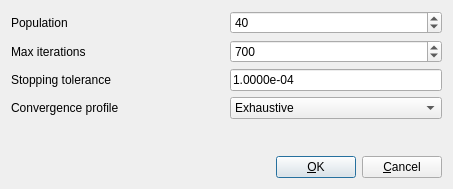
<?xml version="1.0" encoding="UTF-8"?>
<ui version="4.0">
 <class>Dialog</class>
 <widget class="QDialog" name="Dialog">
  <property name="geometry">
   <rect>
    <x>0</x>
    <y>0</y>
    <width>453</width>
    <height>189</height>
   </rect>
  </property>
  <property name="windowTitle">
   <string>Particle swarm settings</string>
  </property>
  <layout class="QVBoxLayout" name="verticalLayout">
   <item>
    <layout class="QGridLayout" name="gridLayout">
     <item row="0" column="0">
      <widget class="QLabel" name="label">
       <property name="toolTip">
        <string>&lt;html&gt;&lt;head/&gt;&lt;body&gt;&lt;p&gt;Number of candidate designs, or particles, in swarm&lt;/p&gt;&lt;/body&gt;&lt;/html&gt;</string>
       </property>
       <property name="text">
        <string>Population</string>
       </property>
      </widget>
     </item>
     <item row="0" column="1">
      <widget class="QSpinBox" name="populationBox">
       <property name="minimum">
        <number>1</number>
       </property>
       <property name="maximum">
        <number>1000</number>
       </property>
       <property name="value">
        <number>40</number>
       </property>
      </widget>
     </item>
     <item row="1" column="0">
      <widget class="QLabel" name="label_3">
       <property name="toolTip">
        <string>&lt;html&gt;&lt;head/&gt;&lt;body&gt;&lt;p&gt;Max number of iterations before stopping the optimization&lt;/p&gt;&lt;/body&gt;&lt;/html&gt;</string>
       </property>
       <property name="text">
        <string>Max iterations</string>
       </property>
      </widget>
     </item>
     <item row="1" column="1">
      <widget class="QSpinBox" name="maxIterationsBox">
       <property name="minimum">
        <number>0</number>
       </property>
       <property name="maximum">
        <number>10000</number>
       </property>
       <property name="value">
        <number>700</number>
       </property>
      </widget>
     </item>
     <item row="2" column="0">
      <widget class="QLabel" name="label_2">
       <property name="toolTip">
        <string>&lt;html&gt;&lt;head/&gt;&lt;body&gt;&lt;p&gt;Tolerance in max radius of particles below which the optimization is considered converged&lt;/p&gt;&lt;/body&gt;&lt;/html&gt;</string>
       </property>
       <property name="text">
        <string>Stopping tolerance</string>
       </property>
      </widget>
     </item>
     <item row="3" column="0">
      <widget class="QLabel" name="label_4">
       <property name="toolTip">
        <string>&lt;html&gt;&lt;head/&gt;&lt;body&gt;&lt;p&gt;Exhaustive finds better designs; Quick converges faster&lt;/p&gt;&lt;/body&gt;&lt;/html&gt;</string>
       </property>
       <property name="text">
        <string>Convergence profile</string>
       </property>
      </widget>
     </item>
     <item row="3" column="1">
      <widget class="QComboBox" name="convergenceProfileBox">
       <item>
        <property name="text">
         <string>Exhaustive</string>
        </property>
       </item>
       <item>
        <property name="text">
         <string>Quick</string>
        </property>
       </item>
      </widget>
     </item>
     <item row="2" column="1">
      <widget class="QLineEdit" name="toleranceEdit">
       <property name="sizePolicy">
        <sizepolicy hsizetype="Preferred" vsizetype="Fixed">
         <horstretch>0</horstretch>
         <verstretch>0</verstretch>
        </sizepolicy>
       </property>
       <property name="text">
        <string>1.0000e-04</string>
       </property>
      </widget>
     </item>
    </layout>
   </item>
   <item>
    <spacer name="verticalSpacer">
     <property name="orientation">
      <enum>Qt::Vertical</enum>
     </property>
     <property name="sizeHint" stdset="0">
      <size>
       <width>20</width>
       <height>40</height>
      </size>
     </property>
    </spacer>
   </item>
   <item>
    <layout class="QHBoxLayout" name="horizontalLayout">
     <item>
      <spacer name="horizontalSpacer">
       <property name="orientation">
        <enum>Qt::Horizontal</enum>
       </property>
       <property name="sizeHint" stdset="0">
        <size>
         <width>40</width>
         <height>20</height>
        </size>
       </property>
      </spacer>
     </item>
     <item>
      <widget class="QPushButton" name="okButton">
       <property name="text">
        <string>&amp;OK</string>
       </property>
      </widget>
     </item>
     <item>
      <widget class="QPushButton" name="cancelButton">
       <property name="text">
        <string>&amp;Cancel</string>
       </property>
      </widget>
     </item>
    </layout>
   </item>
  </layout>
 </widget>
 <resources/>
 <connections>
  <connection>
   <sender>okButton</sender>
   <signal>clicked()</signal>
   <receiver>Dialog</receiver>
   <slot>accept()</slot>
   <hints>
    <hint type="sourcelabel">
     <x>309</x>
     <y>162</y>
    </hint>
    <hint type="destinationlabel">
     <x>226</x>
     <y>93</y>
    </hint>
   </hints>
  </connection>
  <connection>
   <sender>cancelButton</sender>
   <signal>clicked()</signal>
   <receiver>Dialog</receiver>
   <slot>reject()</slot>
   <hints>
    <hint type="sourcelabel">
     <x>400</x>
     <y>162</y>
    </hint>
    <hint type="destinationlabel">
     <x>226</x>
     <y>93</y>
    </hint>
   </hints>
  </connection>
 </connections>
</ui>
